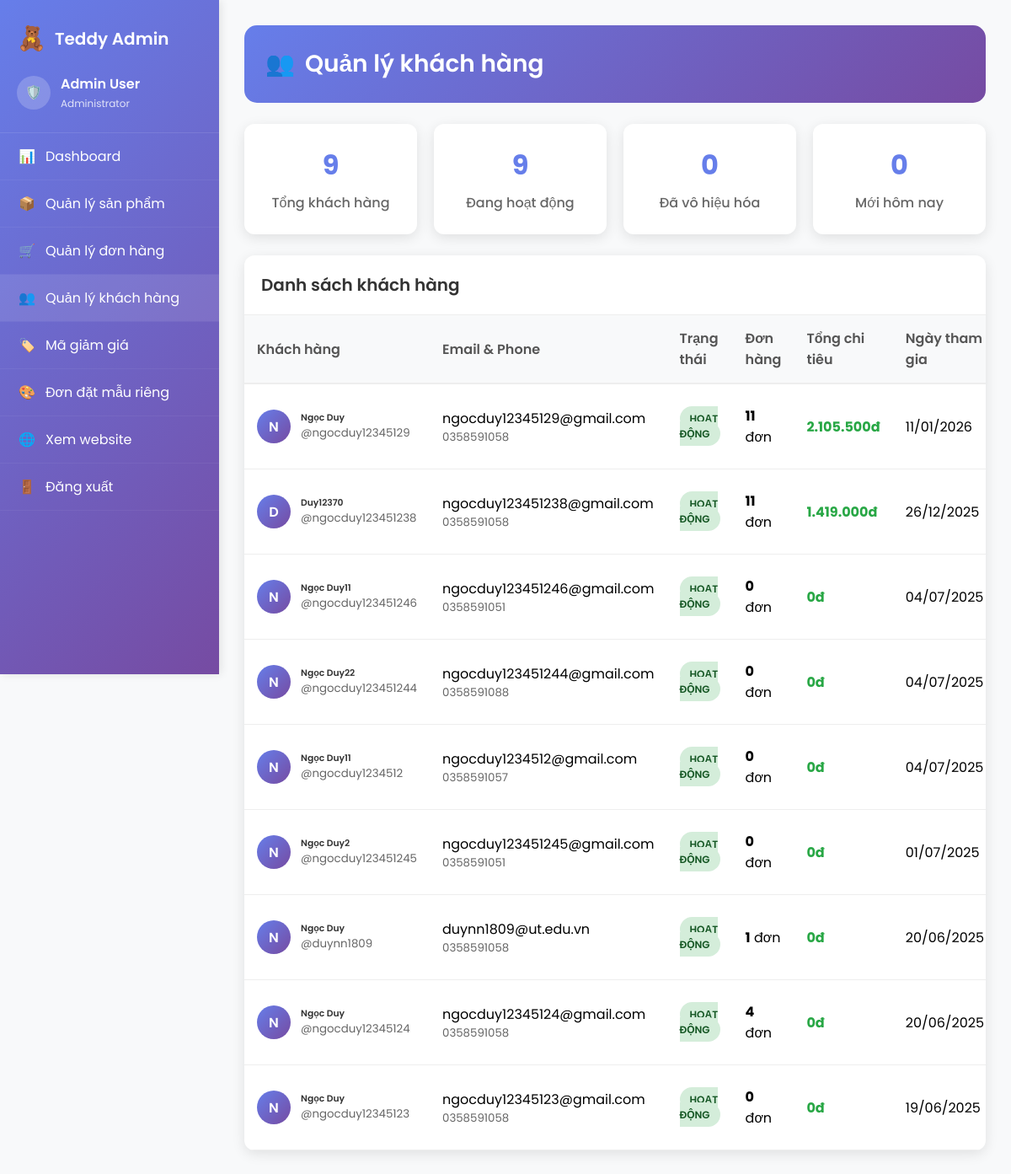
Page /admin/manage-users.php (signed in) on the committed database.
### tables this page shows
CREATE TABLE `users` (
  `id` int(11) NOT NULL AUTO_INCREMENT,
  `username` varchar(50) NOT NULL,
  `email` varchar(100) NOT NULL,
  `password` varchar(255) NOT NULL,
  `full_name` varchar(100) NOT NULL,
  `phone` varchar(20) DEFAULT NULL,
  `address` text DEFAULT NULL,
  `avatar` varchar(255) DEFAULT 'default-avatar.png',
  `created_at` timestamp NOT NULL DEFAULT current_timestamp(),
  `updated_at` timestamp NOT NULL DEFAULT current_timestamp() ON UPDATE current_timestamp(),
  `status` enum('active','inactive') DEFAULT 'active',
  `gender` varchar(20) DEFAULT NULL,
  `birthday` date DEFAULT NULL,
  PRIMARY KEY (`id`),
  UNIQUE KEY `username` (`username`),
  UNIQUE KEY `email` (`email`)
);

### config/Database.php (called while the page is built, shortened)
<?php
class Database {
    private $conn;
    public function __construct() {
        try {
            $this->conn = new mysqli(DB_HOST, DB_USER, DB_PASS, DB_NAME);
            $this->conn->set_charset('utf8mb4');
            $this->conn->query("SET SESSION sql_mode = 'STRICT_TRANS_TABLES,NO_ZERO_DATE,NO_ZERO_IN_DATE,ERROR_FOR_DIVISION_BY_ZERO'");
        } catch (Exception $e) {
            if (APP_DEBUG) {
                die("Database Error: " . $e->getMessage());
            } else {
                die("Đang có lỗi kỹ thuật. Vui lòng thử lại sau!");
            }
        }
    }
    public function fetch($sql, $params = []) {
        try {
            $stmt = $this->prepare($sql, $params);
            if (!$stmt->execute()) {
                error_log("Execute error: " . $stmt->error . " | Query: " . $sql);
                return null;
            }
            $result = $stmt->get_result();
            $row = $result->fetch_assoc();
            return $row;
        } catch (Exception $e) {
            error_log("Database fetch error: " . $e->getMessage() . " | Query: " . $sql);
            return null;
        }
    }
    public function fetchAll($sql, $params = []) {
        try {
            $stmt = $this->prepare($sql, $params);
            if (!empty($stmt->query_params)) {
                if (!$this->bindParams($stmt, $stmt->query_params)) {
                    return [];
                }
            }
            if (!$stmt->execute()) {
                error_log("Execute error: " . $stmt->error . " | Query: " . $sql);
                return [];
            }
            $result = $stmt->get_result();
            $rows = $result->fetch_all(MYSQLI_ASSOC);
            return $rows;
        } catch (Exception $e) {
            error_log("Database fetchAll error: " . $e->getMessage() . " | Query: " . $sql);
            return [];
        }
    }
    private function prepare($sql, $params = []) {
        $stmt = $this->conn->prepare($sql);
        if (!empty($params)) {
            $stmt->query_params = $params;
        }
        return $stmt;
    }
    private function bindParams($stmt, $params) {
        $types = '';
        $values = [];
        foreach ($params as $param) {
            if (is_int($param)) {
                $types .= 'i';
            } elseif (is_float($param)) {
                $types .= 'd';
            } else {
                $types .= 's';
            }
            $values[] = $param;
        }
        $this->stmt_params = [];
        foreach ($values as $val) {
            $this->stmt_params[] = $val;
        }
        $bind_array = [$types];
        foreach ($this->stmt_params as $key => &$val) {
            $bind_array[] = &$val;
        }
        if (!call_user_func_array([$stmt, 'bind_param'], $bind_array)) {
            error_log("Bind param failed: " . $stmt->error . " | Types: " . $types . " | Param count: " . count($this->stmt_params));
            return false;
        }
        return true;
    }
}
?>

### config/config.php (called while the page is built, shortened)
<?php
require_once __DIR__ . '/Database.php';
try {
    $db = new Database();
} catch (Exception $e) {
    if (APP_DEBUG) {
        die("Database connection failed: " . $e->getMessage());
    } else {
        die("Đang có lỗi kỹ thuật. Vui lòng thử lại sau!");
    }
}
if (!function_exists('formatPrice')) {
    function formatPrice($price) {
        return number_format($price, 0, ',', '.') . 'đ';
    }
}
?>

### admin/manage-users.php (the view, shortened to what this page needs)
<?php
require_once '../config/config.php';
$page = isset($_GET['page']) ? max(1, (int)$_GET['page']) : 1;
$per_page = 20;
$offset = ($page - 1) * $per_page;
try {
    $total_result = $db->fetch("SELECT COUNT(*) as total FROM users");
    $total_users = $total_result['total'] ?? 0;
    $users = $db->fetchAll(
        "SELECT id, username, email, full_name, phone, status, created_at,
         (SELECT COUNT(*) FROM orders WHERE user_id = users.id) as total_orders,
         (SELECT SUM(total_amount) FROM orders WHERE user_id = users.id AND payment_status = 'paid') as total_spent
         FROM users
         ORDER BY created_at DESC
         LIMIT ? OFFSET ?",
        [$per_page, $offset]
    );
    $stats = [
        'total_users' => $total_users,
        'active_users' => $db->fetch("SELECT COUNT(*) as count FROM users WHERE status = 'active'")['count'] ?? 0,
        'inactive_users' => $db->fetch("SELECT COUNT(*) as count FROM users WHERE status = 'inactive'")['count'] ?? 0,
        'new_today' => $db->fetch("SELECT COUNT(*) as count FROM users WHERE DATE(created_at) = CURDATE()")['count'] ?? 0
    ];
} catch (Exception $e) {
    $users = [];
    $stats = ['total_users' => 0, 'active_users' => 0, 'inactive_users' => 0, 'new_today' => 0];
    $message = 'Lỗi load dữ liệu: ' . $e->getMessage();
    $message_type = 'error';
}
include 'partials/menu.php';
?>
<!DOCTYPE html>
<html lang="vi">
<head>
    <link href="https://cdnjs.cloudflare.com/ajax/libs/font-awesome/6.4.0/css/all.min.css" rel="stylesheet">
</head>
<body>
    <div class="main-content">
        <div class="page-header">
            <h1 class="page-title">
                <span>👥</span>
                Quản lý khách hàng
            </h1>
        </div>
        <div class="stats-grid">
            <div class="stat-card">
                <div class="stat-number"><?php echo number_format($stats['total_users']); ?></div>
                <div class="stat-label">Tổng khách hàng</div>
            </div>
            <div class="stat-card">
                <div class="stat-number"><?php echo number_format($stats['active_users']); ?></div>
                <div class="stat-label">Đang hoạt động</div>
            </div>
            <div class="stat-card">
                <div class="stat-number"><?php echo number_format($stats['inactive_users']); ?></div>
                <div class="stat-label">Đã vô hiệu hóa</div>
            </div>
            <div class="stat-card">
                <div class="stat-number"><?php echo number_format($stats['new_today']); ?></div>
                <div class="stat-label">Mới hôm nay</div>
            </div>
        </div>
        <div class="content-card">
            <div class="card-header">
                <h3 class="card-title">Danh sách khách hàng</h3>
            </div>
            <div class="table-responsive">
                <table class="users-table">
                    <thead>
                        <tr>
                            <th>Khách hàng</th>
                            <th>Email & Phone</th>
                            <th>Trạng thái</th>
                            <th>Đơn hàng</th>
                            <th>Tổng chi tiêu</th>
                            <th>Ngày tham gia</th>
                        </tr>
                    </thead>
                    <tbody>
                        <?php if (empty($users)): ?>
                        <tr>
                            <td colspan="7" style="text-align: center; padding: 40px; color: #666;">
                                <span style="font-size: 48px; display: block; margin-bottom: 15px;">👥</span>
                                Chưa có khách hàng nào
                            </td>
                        </tr>
                        <?php else: ?>
                        <?php foreach ($users as $user): ?>
                        <tr>
                            <td>
                                <div class="user-info">
                                    <div class="user-avatar">
                                        <?php echo strtoupper(substr($user['full_name'] ?? 'U', 0, 1)); ?>
                                    </div>
                                    <div class="user-details">
                                        <h6><?php echo htmlspecialchars($user['full_name'] ?? 'N/A'); ?></h6>
                                        <small>@<?php echo htmlspecialchars($user['username'] ?? 'N/A'); ?></small>
                                    </div>
                                </div>
                            </td>
                            <td>
                                <div><?php echo htmlspecialchars($user['email']); ?></div>
                                <small style="color: #666;"><?php echo htmlspecialchars($user['phone'] ?? 'Chưa cập nhật'); ?></small>
                            </td>
                            <td>
                                <span class="status-badge status-<?php echo $user['status']; ?>">
                                    <?php echo $user['status'] === 'active' ? 'Hoạt động' : 'Vô hiệu hóa'; ?>
                                </span>
                            </td>
                            <td>
                                <strong><?php echo number_format($user['total_orders'] ?? 0); ?></strong> đơn
                            </td>
                            <td>
                                <strong style="color: #28a745;">
                                    <?php echo function_exists('formatPrice') ? formatPrice($user['total_spent'] ?? 0) : number_format($user['total_spent'] ?? 0) . '₫'; ?>
                                </strong>
                            </td>
                            <td>
                                <?php echo date('d/m/Y', strtotime($user['created_at'])); ?>
                            </td>
                        </tr>
                        <?php endforeach; ?>
                        <?php endif; ?>
                    </tbody>
                </table>
            </div>
        </div>
    </div>
</body>
</html>

### admin/manage-users.php (style rules this page uses)
body { font-family: 'Poppins', sans-serif; margin: 0; padding: 0; background: #f8f9fa; }
.main-content { margin-left: 260px; padding: 30px; }
.page-header { background: linear-gradient(135deg, #667eea 0%, #764ba2 100%); color: white; padding: 25px; border-radius: 15px; margin-bottom: 25px; }
.page-title { font-size: 28px; font-weight: 600; margin: 0; display: flex; align-items: center; gap: 12px; }
.stats-grid { display: grid; grid-template-columns: repeat(auto-fit, minmax(200px, 1fr)); gap: 20px; margin-bottom: 25px; }
.stat-card { background: white; padding: 25px; border-radius: 12px; box-shadow: 0 4px 15px rgba(0,0,0,0.1); text-align: center; transition: transform 0.3s; }
.stat-number { font-size: 32px; font-weight: bold; color: #667eea; margin-bottom: 8px; }
.stat-label { color: #666; font-weight: 500; }
.content-card { background: white; border-radius: 12px; box-shadow: 0 4px 15px rgba(0,0,0,0.1); overflow: hidden; }
.card-header { padding: 20px; border-bottom: 1px solid #eee; display: flex; justify-content: between; align-items: center; }
.card-title { font-size: 20px; font-weight: 600; color: #333; margin: 0; }
.table-responsive { overflow-x: auto; }
.users-table { width: 100%; border-collapse: collapse; }
.users-table th { background: #f8f9fa; padding: 15px; text-align: left; font-weight: 600; color: #555; border-bottom: 2px solid #eee; }
.users-table td { padding: 15px; border-bottom: 1px solid #eee; vertical-align: middle; }
.user-avatar { width: 40px; height: 40px; border-radius: 50%; background: linear-gradient(135deg, #667eea, #764ba2); display: flex; align-items: center; justify-content: center; color: white; font-weight: 600; margin-right: 12px; }
.user-info { display: flex; align-items: center; }
.user-details h6 { margin: 0; font-weight: 600; color: #333; }
.user-details small { color: #666; }
.status-badge { padding: 6px 12px; border-radius: 20px; font-size: 12px; font-weight: 600; text-transform: uppercase; }
.status-active { background: #d4edda; color: #155724; }

### rows in the picture
users: full_name "N", full_name "Ngọc Duy", username "ngocduy12345129", email "ngocduy12345129@gmail.com", phone "0358591058", status "HOẠT ĐỘNG", total_orders "11", total_spent "2.105.500đ", created_at "11/01/2026"
users: full_name "D", full_name "Duy12370", username "ngocduy123451238", email "ngocduy123451238@gmail.com", phone "0358591058", status "HOẠT ĐỘNG", total_orders "11", total_spent "1.419.000đ", created_at "26/12/2025"
users: full_name "N", full_name "Ngọc Duy11", username "ngocduy123451246", email "ngocduy123451246@gmail.com", phone "0358591051", status "HOẠT ĐỘNG", total_orders "0", total_spent "0đ", created_at "04/07/2025"
users: full_name "N", full_name "Ngọc Duy22", username "ngocduy123451244", email "ngocduy123451244@gmail.com", phone "0358591088", status "HOẠT ĐỘNG", total_orders "0", total_spent "0đ", created_at "04/07/2025"
users: full_name "N", full_name "Ngọc Duy11", username "ngocduy1234512", email "ngocduy1234512@gmail.com", phone "0358591057", status "HOẠT ĐỘNG", total_orders "0", total_spent "0đ", created_at "04/07/2025"
users: full_name "N", full_name "Ngọc Duy2", username "ngocduy123451245", email "ngocduy123451245@gmail.com", phone "0358591051", status "HOẠT ĐỘNG", total_orders "0", total_spent "0đ", created_at "01/07/2025"
users: full_name "N", full_name "Ngọc Duy", username "duynn1809", email "duynn1809@ut.edu.vn", phone "0358591058", status "HOẠT ĐỘNG", total_orders "1", total_spent "0đ", created_at "20/06/2025"
users: full_name "N", full_name "Ngọc Duy", username "ngocduy12345124", email "ngocduy12345124@gmail.com", phone "0358591058", status "HOẠT ĐỘNG", total_orders "4", total_spent "0đ", created_at "20/06/2025"
users: full_name "N", full_name "Ngọc Duy", username "ngocduy12345123", email "ngocduy12345123@gmail.com", phone "0358591058", status "HOẠT ĐỘNG", total_orders "0", total_spent "0đ", created_at "19/06/2025"

### other values in the picture
$admin_name "Admin User"
$stats['total_users'] "9"
$stats['active_users'] "9"
$stats['inactive_users'] "0"
$stats['new_today'] "0"
